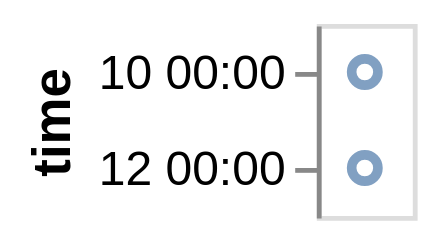

Vega-Lite specification stored for this chart:
### Vega-Lite specification from a JSON file in a GitHub repository (floating-point values rounded to 4 significant figures)
{"$schema": "https://vega.github.io/schema/vega-lite/v4.json", "data": {"values": [{"date": "2011-10-10"}, {"date": "2011-10-12"}]}, "mark": "point", "encoding": {"y": {"timeUnit": "datehours", "field": "date", "type": "ordinal", "axis": {"title": "time"}}}}
